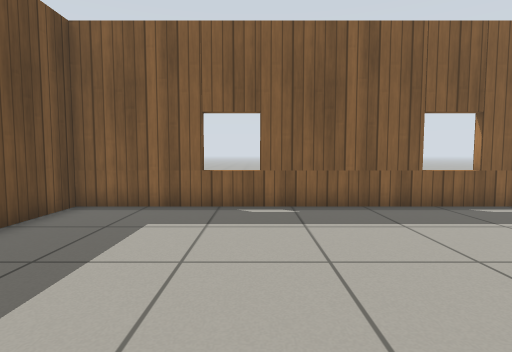
View 1 (above)

19 first-person views from a walk through a robot-simulator world made for Gazebo. The camera is 0.72 m above the floor, tilts 4° down and sees 80° across. The floor is counted in squares, 0.5 m on a side. Each view is taken from the middle of a square. On the plan, view 1 faces up. The plan holds only what a view shows up to about 14 squares ahead; the rest is blank. Simple patterns stand in for the simulator's built-in surfaces.

View 2
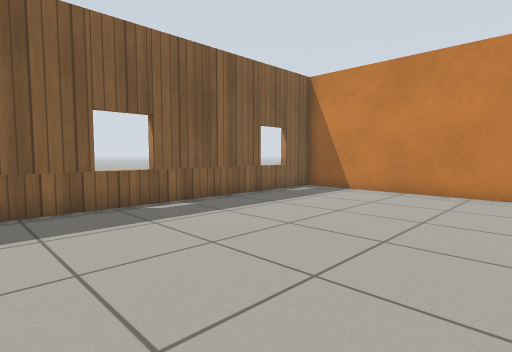

View 3
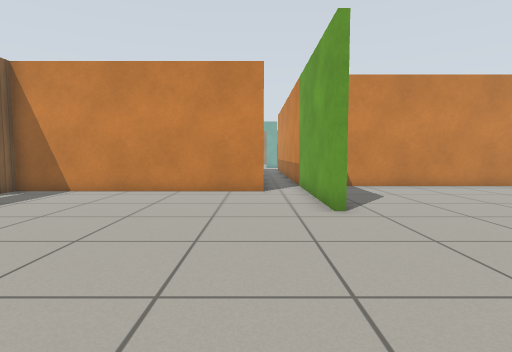

View 4
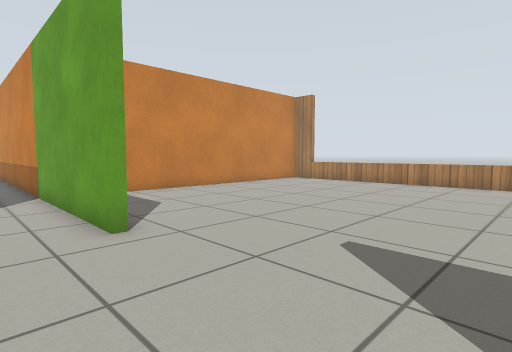

View 5
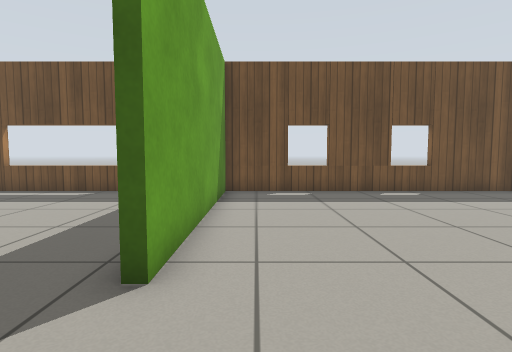

View 6
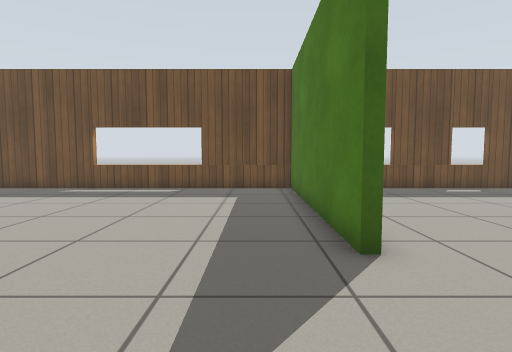

View 7
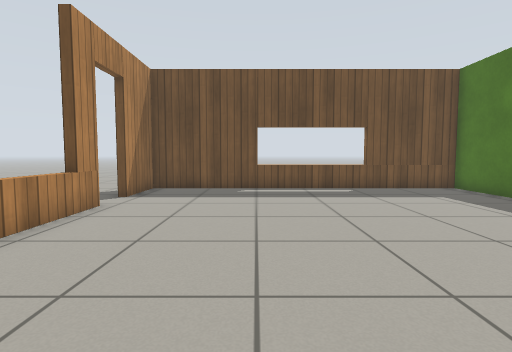

View 8
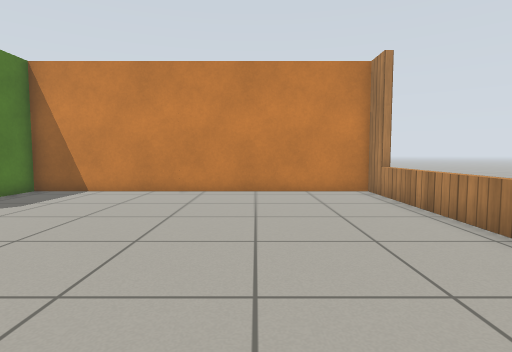

View 9
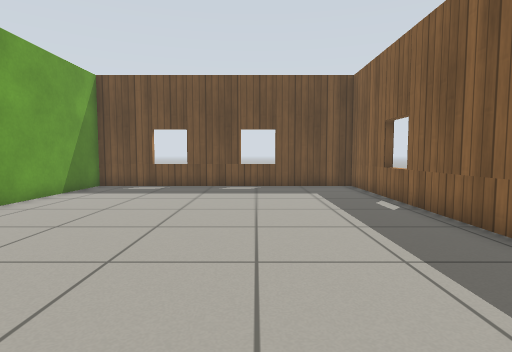

View 10
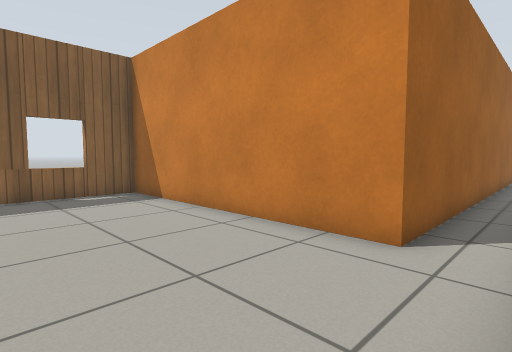

View 11
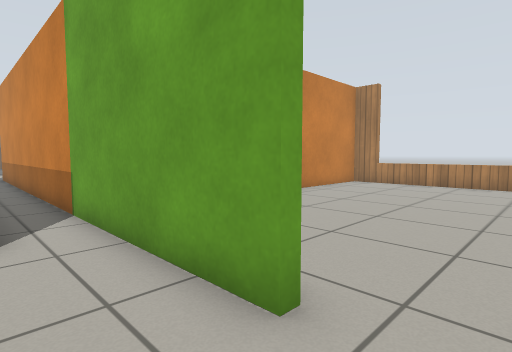

View 12
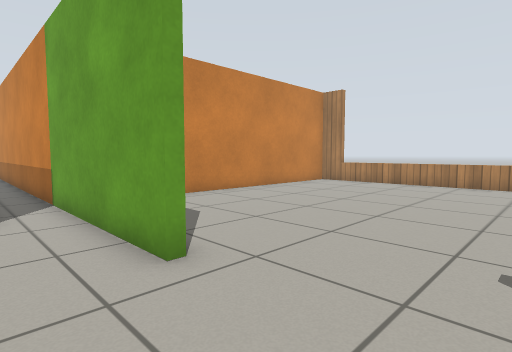

View 13
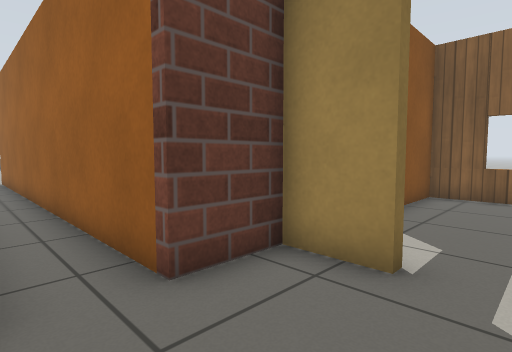

View 14
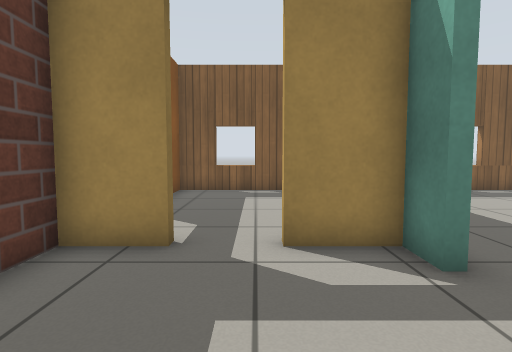

View 15
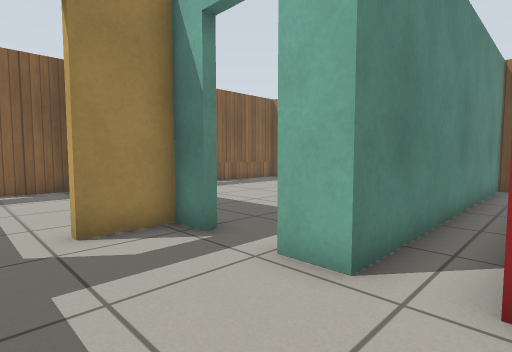

View 16
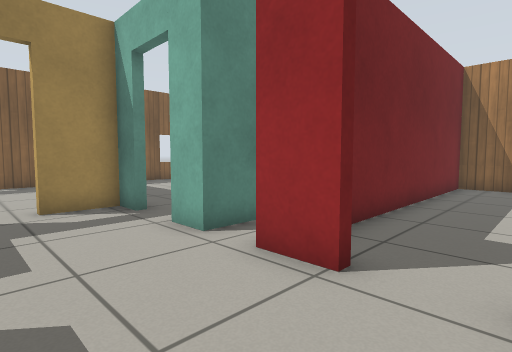

View 17
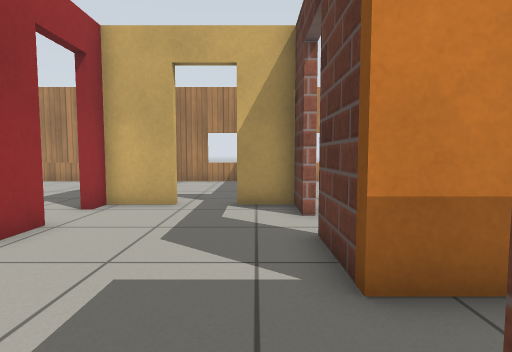

View 18
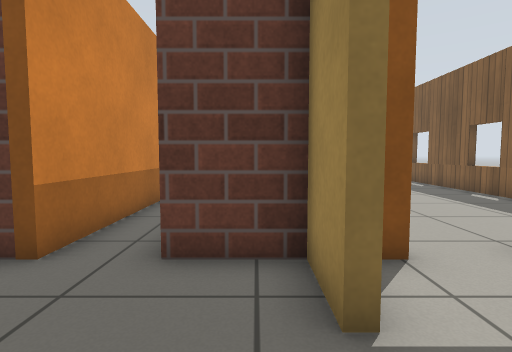

View 19
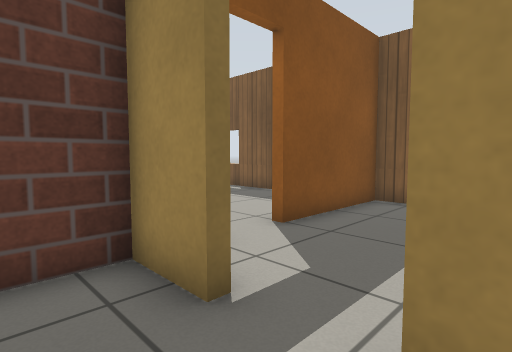

### Floor plan
Key: @ floor where view 1 was taken; # wall or solid block; . floor; D open door; = window, fence, low wall or low ledge.
Columns run from 5 left of view 1 to 47 right of it. Each row starts with its distance up from view 1.
  9   ##### ####   #####                           #
  8 ####=#####=#####==##     ######    ######      ##
  7 #..................#      .......  #....      ..
  6 #..................#       ....... #....     ...
  5 #..................#         ..... #....   .....
  4 =..................#           ... D....   .....
  3 #..................#            ...D....  .....
  2 #..................#               D....  ....
  1 #..................#               ##DD## ...
  0 =....@.............#               #....##..
 -1 #..................#################....DD.
 -2 #.......................................D#
 -3 #########......#####################....#############
 -4 #....................#             #................#
 -5 #....................#             #....#  ##########
 -6 #....................#             D....##..........#
 -7 #....................#             D....DD..........#
 -8 =....................#            .#....D#..
 -9 =....................#            .##DD###.
-10 =....................#               ...  ..
-11 =....................#               ...  ...
-12 #....................#               ...   ..
-13 #....................#               ...
-14 #....................#               ...
-15 #....................#
-16 ###..#===  =========##
-17   #..#==  ==========#

Where each view was taken, in squares from view 1:
view 1: 0 up, 0 right, facing up
view 2: 0 up, 2 right, facing up-right
view 3: 1 down, 2 right, facing right
view 4: 1 down, 4 right, facing down-right
view 5: 2 down, 7 right, facing left
view 6: 5 down, 8 right, facing left
view 7: 12 down, 8 right, facing left
view 8: 12 down, 4 right, facing right
view 9: 4 up, 9 right, facing left
view 10: 3 down, 9 right, facing up-right
view 11: 1 down, 8 right, facing down-right
view 12: 1 down, 6 right, facing down-right
view 13: 3 down, 33 right, facing up-left
view 14: 4 down, 33 right, facing up
view 15: 5 down, 32 right, facing up-right
view 16: 8 down, 32 right, facing up-right
view 17: 0 up, 31 right, facing down
view 18: 0 up, 34 right, facing left
view 19: 1 down, 34 right, facing up-left
